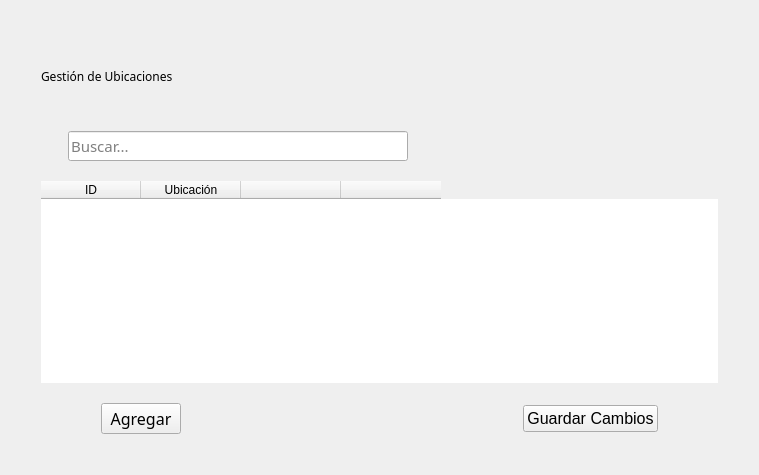
<?xml version="1.0" encoding="UTF-8"?>
<ui version="4.0">
 <class>Form</class>
 <widget class="QWidget" name="Form">
  <property name="geometry">
   <rect>
    <x>0</x>
    <y>0</y>
    <width>759</width>
    <height>475</height>
   </rect>
  </property>
  <property name="windowTitle">
   <string>Form</string>
  </property>
  <property name="styleSheet">
   <string notr="true"/>
  </property>
  <layout class="QHBoxLayout" name="horizontalLayout_3">
   <item>
    <layout class="QVBoxLayout" name="verticalLayout">
     <property name="spacing">
      <number>20</number>
     </property>
     <property name="leftMargin">
      <number>30</number>
     </property>
     <property name="topMargin">
      <number>30</number>
     </property>
     <property name="rightMargin">
      <number>30</number>
     </property>
     <property name="bottomMargin">
      <number>30</number>
     </property>
     <item>
      <widget class="QLabel" name="label">
       <property name="sizePolicy">
        <sizepolicy hsizetype="Fixed" vsizetype="Fixed">
         <horstretch>0</horstretch>
         <verstretch>0</verstretch>
        </sizepolicy>
       </property>
       <property name="minimumSize">
        <size>
         <width>0</width>
         <height>70</height>
        </size>
       </property>
       <property name="font">
        <font>
         <family>Oswald</family>
         <weight>50</weight>
         <bold>false</bold>
        </font>
       </property>
       <property name="text">
        <string>Gestión de Ubicaciones</string>
       </property>
      </widget>
     </item>
     <item>
      <layout class="QHBoxLayout" name="horizontalLayout_2">
       <item>
        <widget class="QLabel" name="label_2">
         <property name="sizePolicy">
          <sizepolicy hsizetype="Fixed" vsizetype="Fixed">
           <horstretch>0</horstretch>
           <verstretch>0</verstretch>
          </sizepolicy>
         </property>
         <property name="maximumSize">
          <size>
           <width>20</width>
           <height>20</height>
          </size>
         </property>
         <property name="text">
          <string/>
         </property>
         <property name="pixmap">
          <pixmap>lupa.png</pixmap>
         </property>
        </widget>
       </item>
       <item>
        <widget class="QLineEdit" name="lineEdit">
         <property name="sizePolicy">
          <sizepolicy hsizetype="Maximum" vsizetype="Fixed">
           <horstretch>0</horstretch>
           <verstretch>0</verstretch>
          </sizepolicy>
         </property>
         <property name="minimumSize">
          <size>
           <width>340</width>
           <height>0</height>
          </size>
         </property>
         <property name="font">
          <font>
           <family>Oswald</family>
           <pointsize>11</pointsize>
           <weight>50</weight>
           <bold>false</bold>
          </font>
         </property>
         <property name="styleSheet">
          <string notr="true"/>
         </property>
         <property name="placeholderText">
          <string>Buscar...</string>
         </property>
        </widget>
       </item>
       <item>
        <spacer name="horizontalSpacer_2">
         <property name="orientation">
          <enum>Qt::Horizontal</enum>
         </property>
         <property name="sizeHint" stdset="0">
          <size>
           <width>40</width>
           <height>20</height>
          </size>
         </property>
        </spacer>
       </item>
      </layout>
     </item>
     <item>
      <widget class="QTableWidget" name="tableWidget">
       <property name="sizePolicy">
        <sizepolicy hsizetype="Expanding" vsizetype="Expanding">
         <horstretch>0</horstretch>
         <verstretch>0</verstretch>
        </sizepolicy>
       </property>
       <property name="frameShape">
        <enum>QFrame::NoFrame</enum>
       </property>
       <property name="frameShadow">
        <enum>QFrame::Plain</enum>
       </property>
       <property name="sortingEnabled">
        <bool>true</bool>
       </property>
       <attribute name="horizontalHeaderStretchLastSection">
        <bool>false</bool>
       </attribute>
       <attribute name="verticalHeaderVisible">
        <bool>false</bool>
       </attribute>
       <attribute name="verticalHeaderCascadingSectionResizes">
        <bool>false</bool>
       </attribute>
       <column>
        <property name="text">
         <string>ID</string>
        </property>
       </column>
       <column>
        <property name="text">
         <string>Ubicación</string>
        </property>
       </column>
       <column>
        <property name="text">
         <string/>
        </property>
       </column>
       <column>
        <property name="text">
         <string/>
        </property>
       </column>
      </widget>
     </item>
     <item>
      <layout class="QHBoxLayout" name="horizontalLayout">
       <property name="leftMargin">
        <number>60</number>
       </property>
       <property name="rightMargin">
        <number>60</number>
       </property>
       <item>
        <widget class="QPushButton" name="pushButton_2">
         <property name="font">
          <font>
           <family>Oswald</family>
           <pointsize>12</pointsize>
           <weight>50</weight>
           <bold>false</bold>
          </font>
         </property>
         <property name="text">
          <string>Agregar</string>
         </property>
        </widget>
       </item>
       <item>
        <spacer name="horizontalSpacer">
         <property name="orientation">
          <enum>Qt::Horizontal</enum>
         </property>
         <property name="sizeHint" stdset="0">
          <size>
           <width>40</width>
           <height>20</height>
          </size>
         </property>
        </spacer>
       </item>
       <item>
        <widget class="QPushButton" name="botonGuardar">
         <property name="font">
          <font>
           <pointsize>12</pointsize>
          </font>
         </property>
         <property name="text">
          <string>Guardar Cambios</string>
         </property>
        </widget>
       </item>
      </layout>
     </item>
    </layout>
   </item>
  </layout>
 </widget>
 <resources/>
 <connections/>
</ui>
